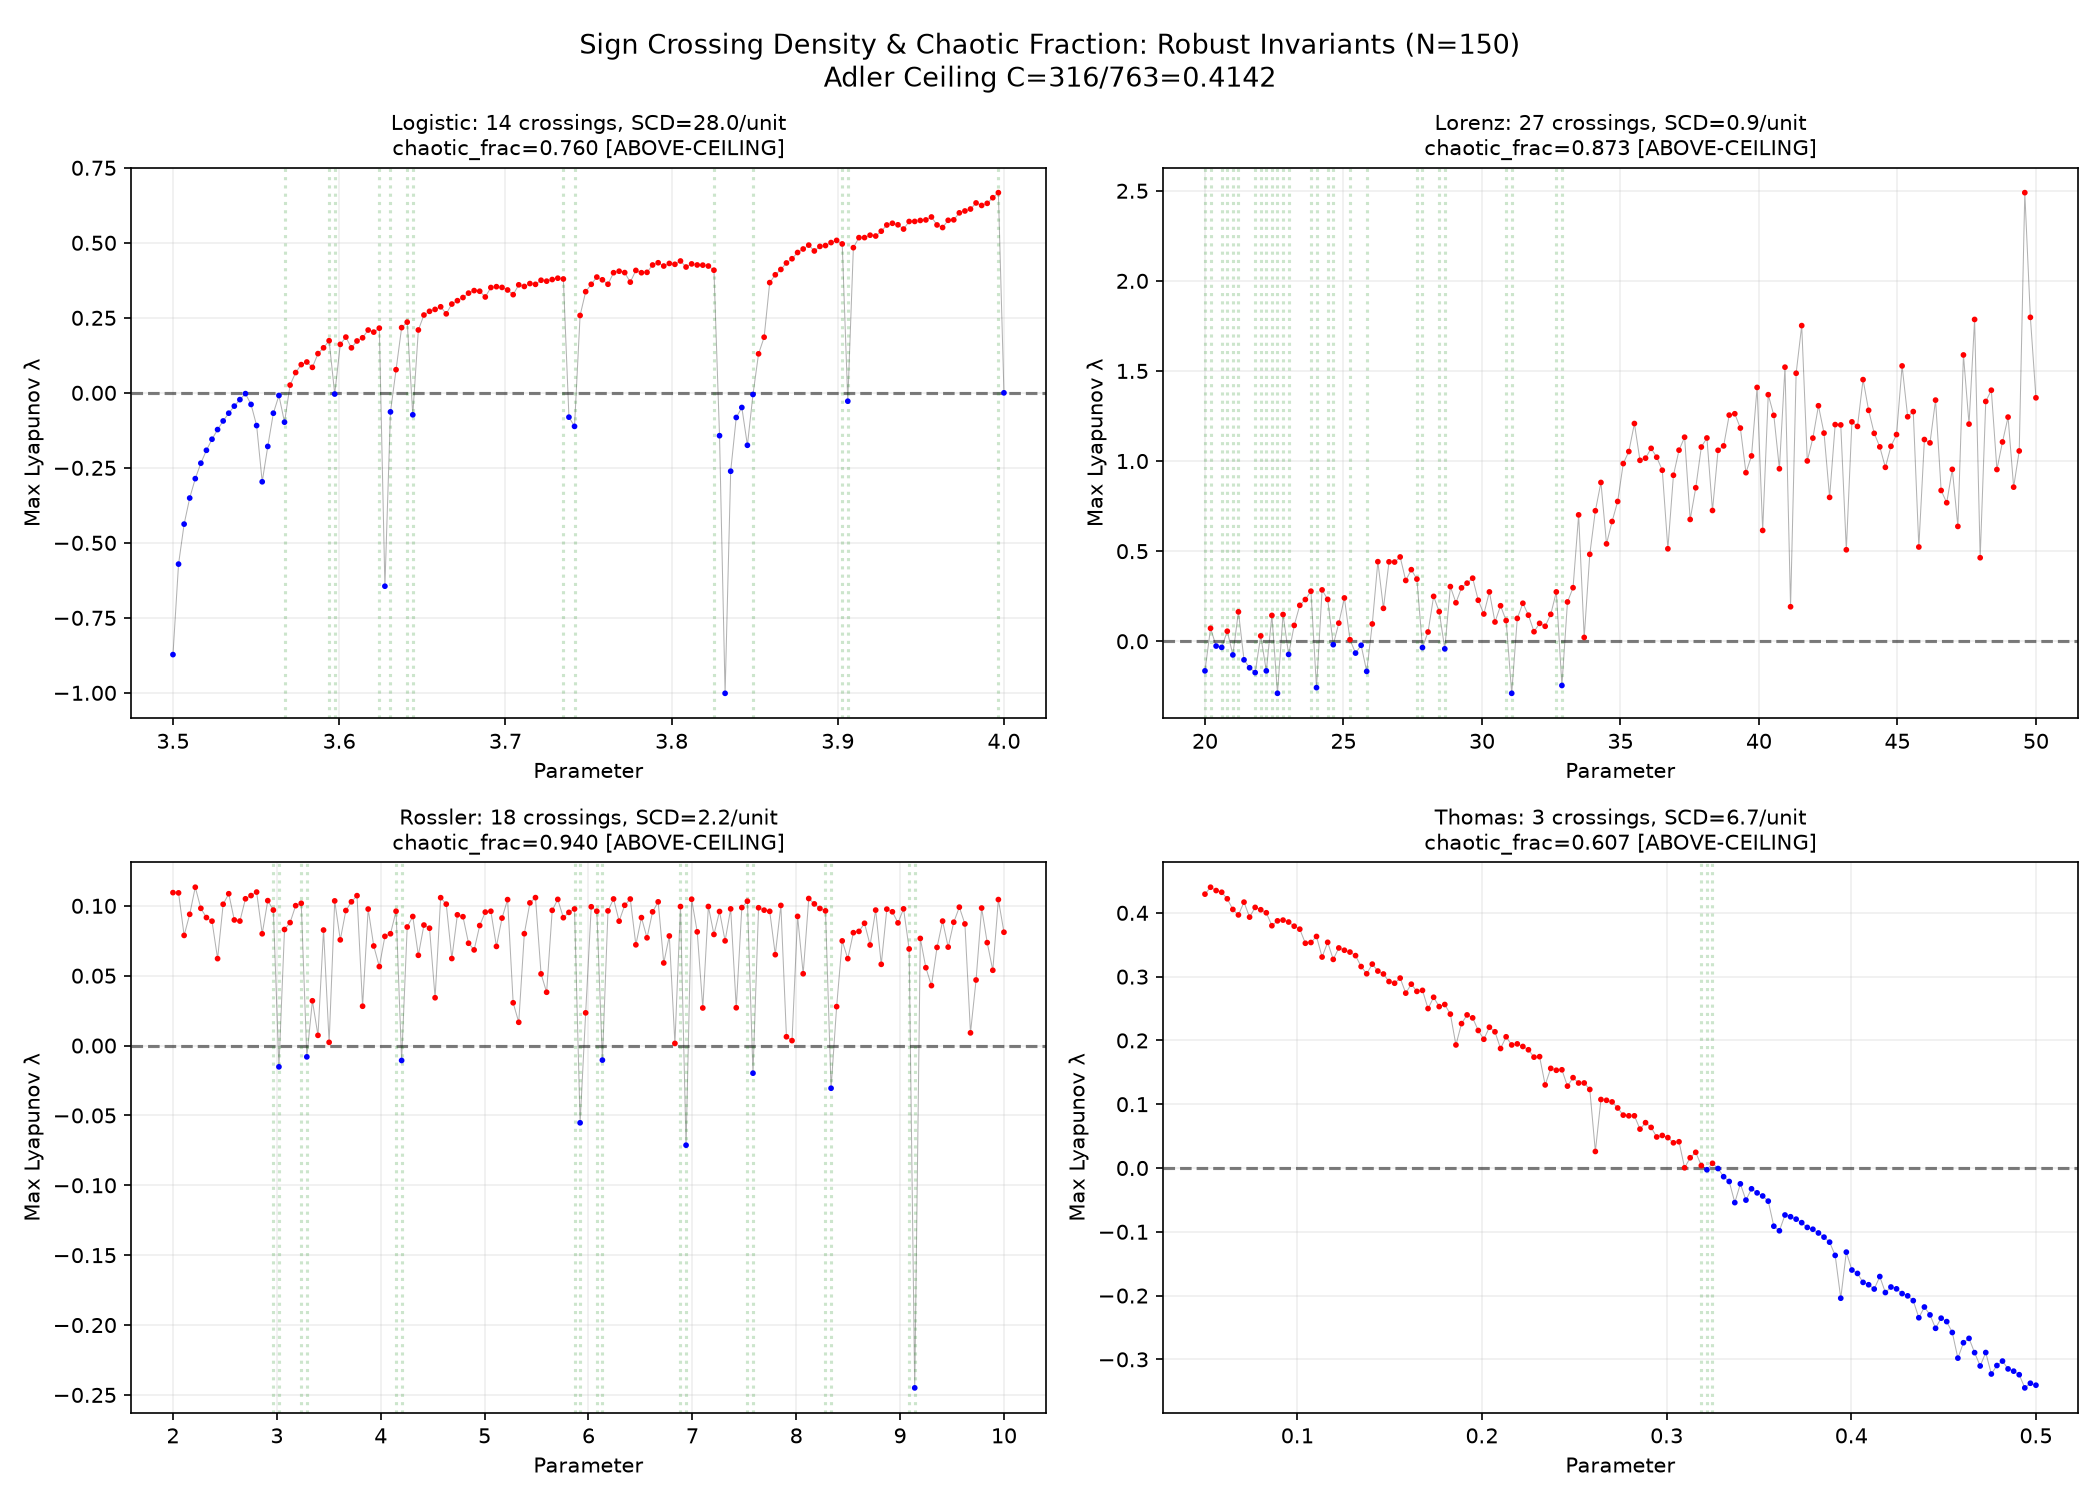

The script that saved this image:
import numpy as np
import matplotlib
matplotlib.use('Agg')
import matplotlib.pyplot as plt
import json

ADLER_CEILING = 316/763

def rk4_step(f, x, dt):
    k1 = f(x); k2 = f(x + 0.5*dt*k1); k3 = f(x + 0.5*dt*k2); k4 = f(x + dt*k3)
    return x + dt/6*(k1 + 2*k2 + 2*k3 + k4)

def max_lyapunov(f, jac, x0, dt, n_transient=500, n_measure=500, dim=3):
    x = np.array(x0, dtype=np.float64)
    for _ in range(n_transient): x = rk4_step(f, x, dt)
    w = np.random.randn(dim); w = w / np.linalg.norm(w)
    lyap_sum = 0.0; lyap_count = 0
    for _ in range(n_measure):
        x = rk4_step(f, x, dt)
        k1 = jac(x) @ w; k2 = jac(x) @ (w + 0.5*dt*k1)
        k3 = jac(x) @ (w + 0.5*dt*k2); k4 = jac(x) @ (w + dt*k3)
        w_new = w + dt/6*(k1 + 2*k2 + 2*k3 + k4)
        norm = np.linalg.norm(w_new)
        if norm > 0:
            lyap_sum += np.log(norm); w_new = w_new / norm; lyap_count += 1
        w = w_new
    return lyap_sum / (lyap_count * dt) if lyap_count > 0 else 0.0

def logistic_lyap(r, n_transient=2000, n_measure=3000):
    x = 0.5
    for _ in range(n_transient): x = r*x*(1-x)
    s = 0.0; cnt = 0
    for _ in range(n_measure):
        x = r*x*(1-x)
        if abs(x) > 1e-15 and abs(1-x) > 1e-15:
            s += np.log(abs(r*(1-2*x))); cnt += 1
    return s / cnt if cnt > 0 else 0.0

def lorenz_f(sigma, rho, beta):
    def f(x): return np.array([sigma*(x[1]-x[0]), x[0]*(rho-x[2])-x[1], x[0]*x[1]-beta*x[2]])
    def j(x): return np.array([[-sigma,sigma,0],[rho-x[2],-1,-x[0]],[x[1],x[0],-beta]])
    return f, j

def rossler_f(a, b, c):
    def f(x): return np.array([-x[1]-x[2], x[0]+a*x[1], b+x[2]*(x[0]-c)])
    def j(x): return np.array([[0,-1,-1],[1,a,0],[0,x[2],x[0]-c]])
    return f, j

def thomas_f(b):
    def f(x): return np.array([np.sin(x[1])-b*x[0], np.sin(x[2])-b*x[1], np.sin(x[0])-b*x[2]])
    def j(x): return np.array([[-b,np.cos(x[1]),0],[0,-b,np.cos(x[2])],[np.cos(x[0]),0,-b]])
    return f, j

N = 150

results = {}

# Logistic
r_vals = np.linspace(3.5, 4.0, N)
log_lams = np.array([logistic_lyap(r) for r in r_vals])
results['Logistic'] = {'params': r_vals, 'lams': log_lams}

# Lorenz
rho_vals = np.linspace(20, 50, N)
lorenz_lams = []
for rho in rho_vals:
    f, j = lorenz_f(10, rho, 8/3)
    lorenz_lams.append(max_lyapunov(f, j, [1.0,1.0,1.0], 0.01))
results['Lorenz'] = {'params': rho_vals, 'lams': np.array(lorenz_lams)}

# Rossler
c_vals = np.linspace(2, 10, N)
rossler_lams = []
for c in c_vals:
    f, j = rossler_f(0.2, 0.2, c)
    rossler_lams.append(max_lyapunov(f, j, [0.1,0.1,0.1], 0.02))
results['Rossler'] = {'params': c_vals, 'lams': np.array(rossler_lams)}

# Thomas
b_vals = np.linspace(0.05, 0.50, N)
thomas_lams = []
for b in b_vals:
    f, j = thomas_f(b)
    thomas_lams.append(max_lyapunov(f, j, [1.0,1.0,1.0], 0.05))
results['Thomas'] = {'params': b_vals, 'lams': np.array(thomas_lams)}

# === Compute metrics ===
print("=== SCD + Chaotic Fraction Analysis ===\n")
print(f"Adler Ceiling C = 316/763 = {ADLER_CEILING:.6f}\n")

metrics = {}
for name, d in results.items():
    params = d['params']
    lams = d['lams']
    p_range = params[-1] - params[0]
    
    # Sign crossing density
    crossings = int(np.sum(np.diff(np.sign(lams)) != 0))
    scd = crossings / p_range
    
    # Chaotic fraction (fraction of parameter space where lambda > 0)
    chaotic_frac = float(np.mean(lams > 0))
    
    # Transition bandwidth fraction (per Adler)
    # Width of parameter space where |lambda| is near zero (in transition zone)
    threshold = 0.05  # relative threshold
    in_transition = np.abs(lams) < threshold
    transition_frac = float(np.mean(in_transition))
    
    # Classification
    if chaotic_frac > ADLER_CEILING:
        cls = 'ABOVE-CEILING'
    else:
        cls = 'BELOW-CEILING'
    
    metrics[name] = {
        'crossings': crossings,
        'scd': float(scd),
        'chaotic_frac': chaotic_frac,
        'transition_frac': transition_frac,
        'classification': cls
    }
    
    print(f"{name:12s}: crossings={crossings:3d}, SCD={scd:6.2f}/unit, "
          f"chaotic_frac={chaotic_frac:.4f}, trans_frac={transition_frac:.4f} [{cls}]")

print(f"\nAdler ceiling: {ADLER_CEILING:.4f}")
print(f"Logistic chaotic_frac > ceiling? {metrics['Logistic']['chaotic_frac'] > ADLER_CEILING}")
print(f"Lorenz chaotic_frac > ceiling? {metrics['Lorenz']['chaotic_frac'] > ADLER_CEILING}")

# === Plot: Lyapunov vs parameter + SCD ===
fig, axes = plt.subplots(2, 2, figsize=(14, 10))
fig.suptitle(f'Sign Crossing Density & Chaotic Fraction: Robust Invariants (N={N})\n'
             f'Adler Ceiling C=316/763={ADLER_CEILING:.4f}', fontsize=13)

for ax, (name, d) in zip(axes.flat, results.items()):
    params = d['params']
    lams = d['lams']
    m = metrics[name]
    
    # Color by chaotic (red) vs non-chaotic (blue)
    colors = ['red' if l > 0 else 'blue' for l in lams]
    ax.plot(params, lams, 'k-', alpha=0.3, linewidth=0.5)
    ax.scatter(params, lams, c=colors, s=3, zorder=5)
    ax.axhline(0, color='black', ls='--', alpha=0.5)
    
    # Mark crossings
    cross_idx = np.where(np.diff(np.sign(lams)) != 0)[0]
    for ci in cross_idx:
        ax.axvline(params[ci], color='green', alpha=0.2, ls=':')
    
    ax.set_title(f'{name}: {m["crossings"]} crossings, SCD={m["scd"]:.1f}/unit\n'
                 f'chaotic_frac={m["chaotic_frac"]:.3f} [{m["classification"]}]', fontsize=10)
    ax.set_xlabel('Parameter')
    ax.set_ylabel('Max Lyapunov λ')
    ax.grid(True, alpha=0.2)

plt.tight_layout()
plt.savefig('scd_enhanced.png', dpi=150)
print("\nPlot saved: scd_enhanced.png")

# Save metrics
with open('scd_metrics.json', 'w') as f:
    json.dump(metrics, f, indent=2)
print("Metrics saved: scd_metrics.json")

# === Summary comparison table ===
print("\n=== COMPARISON: band_frac (fragile) vs SCD/chaotic_frac (robust) ===")
print(f"{'System':12s} {'band_frac*':>12s} {'SCD':>8s} {'chaotic_frac':>14s} {'N_cross':>8s}")
print("-" * 60)
for name in metrics:
    m = metrics[name]
    print(f"  {name:10s} {'(varies)':>12s} {m['scd']:8.2f} {m['chaotic_frac']:14.4f} {m['crossings']:8d}")
print("\n* band_frac varies 0.000-0.889 for Rule-30 across agents (SYN-039 Finding 4)")
print("  SCD & chaotic_frac are methodology-independent: only depends on lambda sign")
